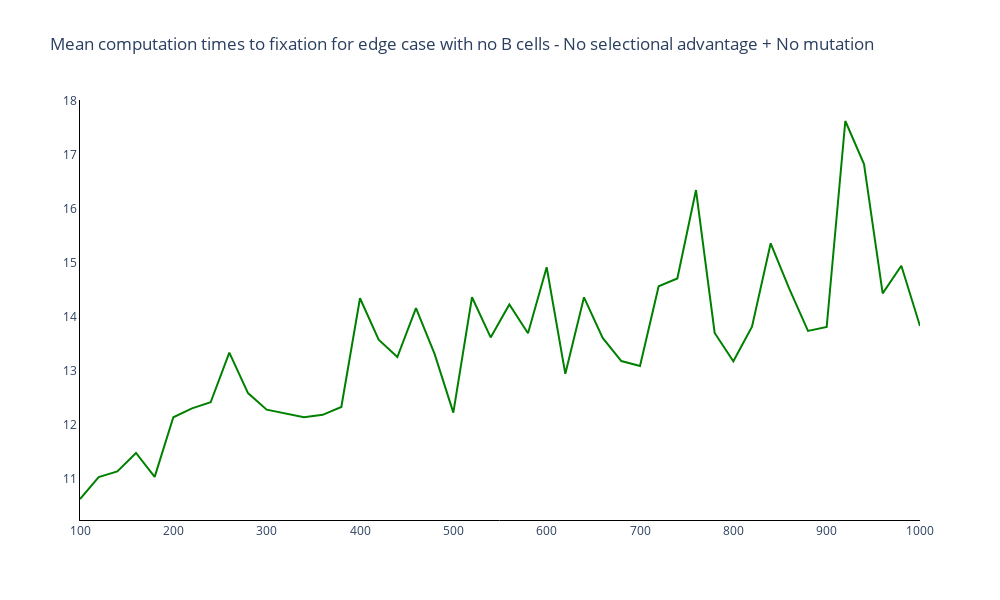

The notebook cell saved with this chart:
### Markdown cell above
### Plot mean computation times to fixation

### Code cell
# Trace names - represent the transition probabilities used for the simulation
fig = go.Figure()

# Add traces of the transition probabilities
fig.add_trace(
    go.Scatter(
        y = mean_computation_time,
        x = choices_N,
        mode = 'lines',
        line_color = colours[2]
    )
)

fig.update_layout(
    title='Mean computation times to fixation for edge case with no B cells - No selective advantage + No mutation',
    width=1000, 
    height=600,
    plot_bgcolor='white',
    xaxis=dict(linecolor='black'),
    yaxis=dict(linecolor='black'),
    )

### Figure 1 — Plotly figure (JSON) as saved in the notebook; plotly's stock layout.template omitted (floating-point values rounded to 4 significant figures)
{"data": [{"line": {"color": "green"}, "mode": "lines", "type": "scatter", "x": [100, 120, 140, 160, 180, 200, 220, 240, 260, 280, 300, 320, 340, 360, 380, 400, 420, 440, 460, 480, 500, 520, 540, 560, 580, 600, 620, 640, 660, 680, 700, 720, 740, 760, 780, 800, 820, 840, 860, 880, 900, 920, 940, 960, 980, 1000], "y": [10.63, 11.03, 11.14, 11.48, 11.04, 12.14, 12.31, 12.42, 13.34, 12.59, 12.28, 12.21, 12.14, 12.19, 12.33, 14.35, 13.58, 13.26, 14.17, 13.31, 12.23, 14.37, 13.62, 14.23, 13.7, 14.92, 12.95, 14.37, 13.61, 13.18, 13.09, 14.57, 14.71, 16.35, 13.71, 13.18, 13.82, 15.37, 14.52, 13.74, 13.82, 17.63, 16.84, 14.44, 14.95, 13.83]}], "layout": {"height": 600, "plot_bgcolor": "white", "title": {"text": "Mean computation times to fixation for edge case with no B cells - No selectional advantage + No mutation"}, "width": 1000, "xaxis": {"linecolor": "black"}, "yaxis": {"linecolor": "black"}}}
